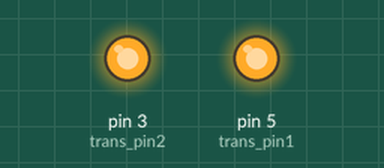
Simulated run of this sketch. Board: Arduino Uno, built with avr-gcc and run on an emulated ATmega328P. On the bench: output pins drawn as LEDs (lit = HIGH).

Above: at 0.1 s.
Timing chart, 0 to 1.6 s (numbered marks = the images above):
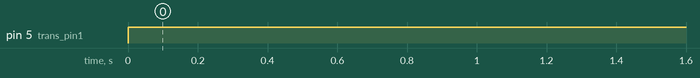

The sketch:

Valve_Test.ino
```cpp
//Valve Test

//Goal: Only close 1st valve; then only close 2nd valve, then close both valves. Repeat


//Valve pins
const int trans_pin1 = 5;
const int trans_pin2 = 3;

const int delay_time = 1000;


void setup() {
  // put your setup code here, to run once:
  pinMode(trans_pin1, OUTPUT);
  pinMode(trans_pin2, OUTPUT);
  digitalWrite(trans_pin1,LOW);
  digitalWrite(trans_pin2,HIGH);

}

void loop() {
  // put your main code here, to run repeatedly:
  digitalWrite(trans_pin1,HIGH);
  delay(delay_time);
  //digitalWrite(trans_pin1,LOW);
  //delay(delay_time);
  //digitalWrite(trans_pin2,HIGH);
  //delay(delay_time);
  //digitalWrite(trans_pin2,LOW);
  //delay(delay_time);
  //digitalWrite(trans_pin1,HIGH);
  //digitalWrite(trans_pin2,HIGH);
  //delay(delay_time);
  //digitalWrite(trans_pin1,LOW);
  //digitalWrite(trans_pin2,LOW);


}
```

Measured:
- by itself, pin 5 (trans_pin1): LOW → HIGH at 0.00 s
